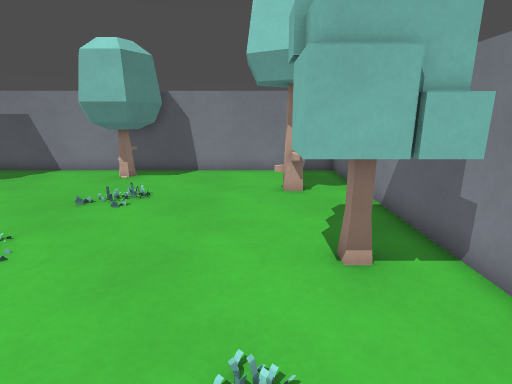
view 1 (above)

12 first-person views from a walk through a Godot game level. The camera is 1.3 m above the floor, tilts 14° down and sees 80° across. The floor is counted in squares, 0.5 m on a side. Each view is taken from the middle of a square. On the plan, view 1 faces up. The plan holds only what a view shows up to about 20 squares ahead; the rest is blank. Surface patterns are stand-ins for the level's own textures.

view 2
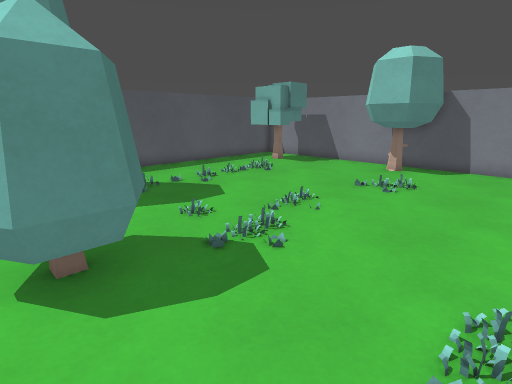

view 3
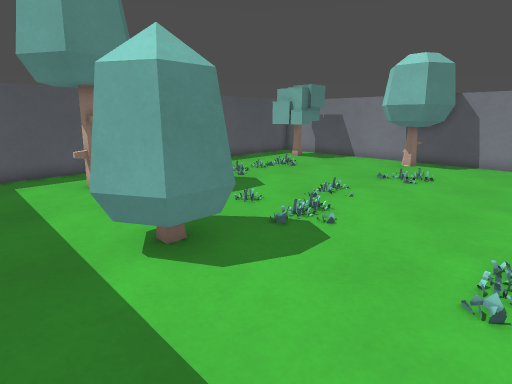

view 4
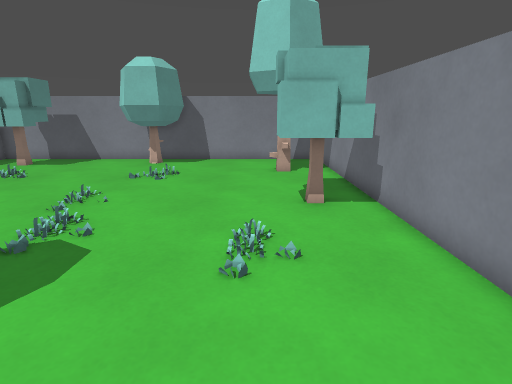

view 5
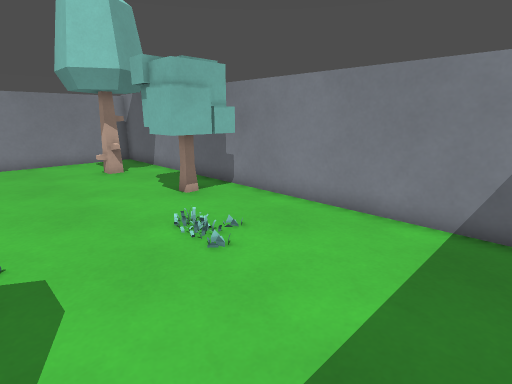

view 6
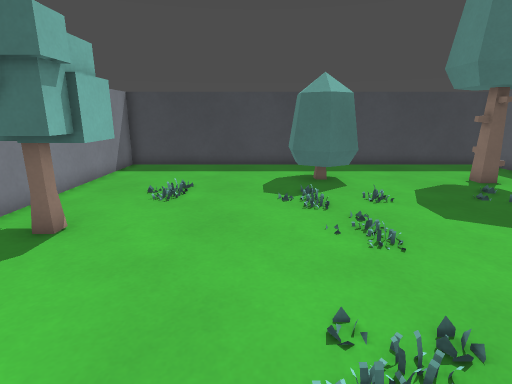

view 7
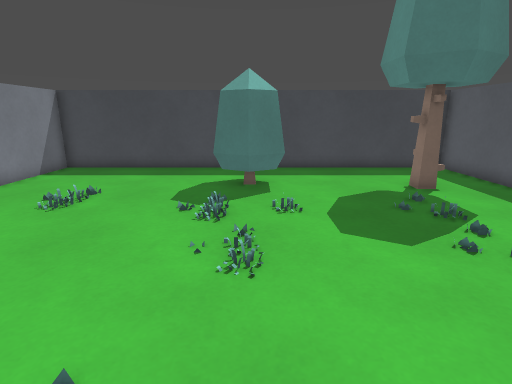

view 8
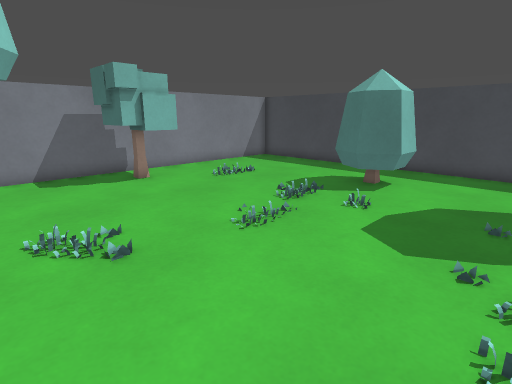

view 9
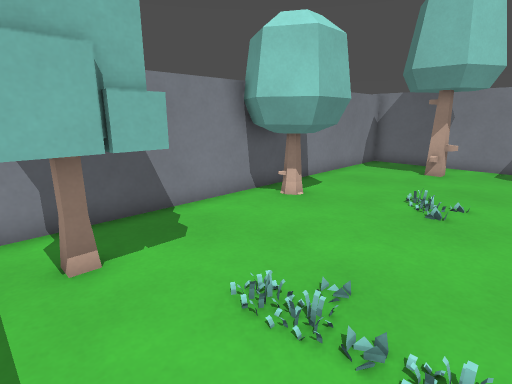

view 10
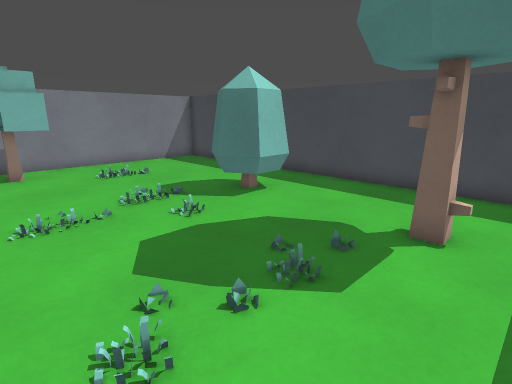

view 11
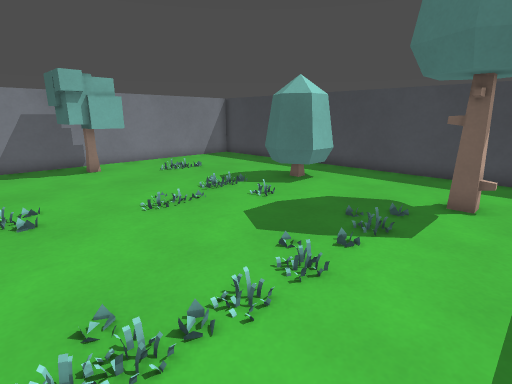

view 12
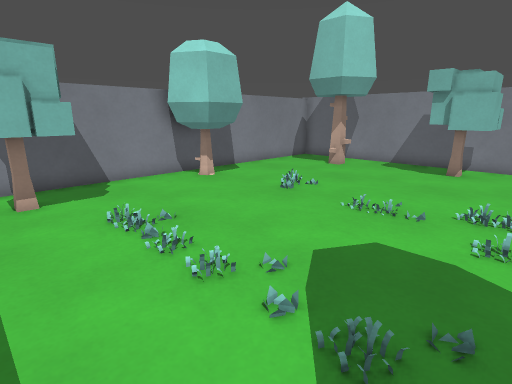

### Floor plan
Key: @ floor where view 1 was taken; # wall or solid block; . main floor; : floor 0.25 m higher than the main floor; / step, stairs or slope; T tree.
Columns run from 15 left of view 1 to 4 right of it. Each row starts with its distance up from view 1.
 15 ####################
 14    T....TTT .......#
 13   TT....TTTT.......#
 12  TTT....TTT........#
 11  .TT............#T.#
 10  ..........:....T..#
  9 ...................#
  8 ...................#
  7 ..../............. #
  6 ...///..........TTT#
  5 ................TTT#
  4  ...............TTT#
  3  .........:........#
  2  ..................#
  1 .........T.........#
  0 ..T#....TTT....@...#
 -1 ...T....TTTT.......#
 -2 ........TTT........#
 -3 ...................#
 -4 ...................#
 -5 ####################

Where each view was taken, in squares from view 1:
view 1: 0 up, 0 right, facing up
view 2: 2 down, 0 right, facing up-left
view 3: 4 down, 0 right, facing up-left
view 4: 4 down, 0 right, facing up
view 5: 4 down, 4 left, facing up-right
view 6: 12 up, 3 left, facing down
view 7: 11 up, 6 left, facing down
view 8: 11 up, 11 left, facing down-right
view 9: 7 up, 14 left, facing up-right
view 10: 7 up, 14 left, facing down-right
view 11: 10 up, 14 left, facing down-right
view 12: 2 up, 14 left, facing up-right
